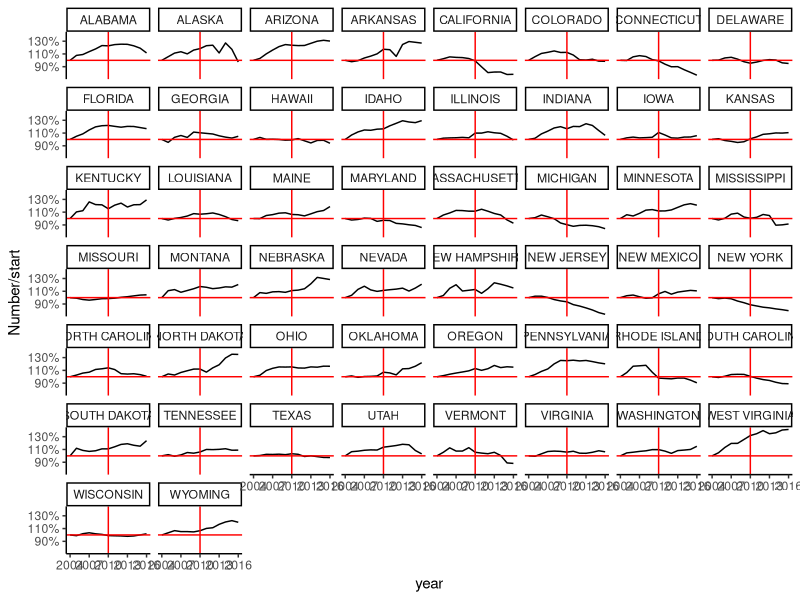
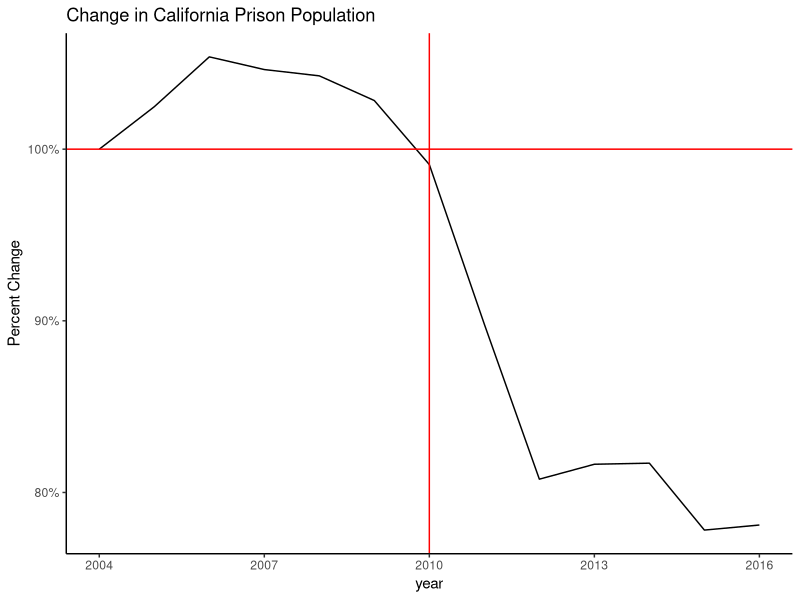
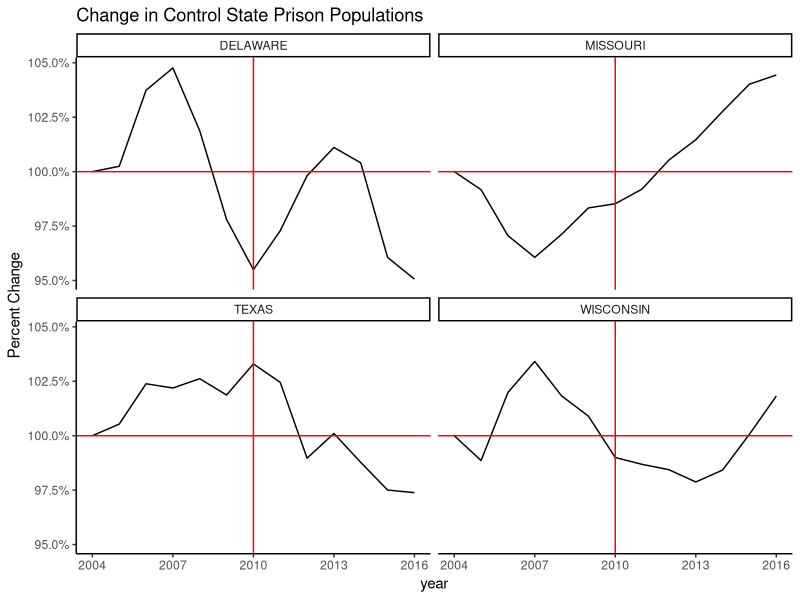
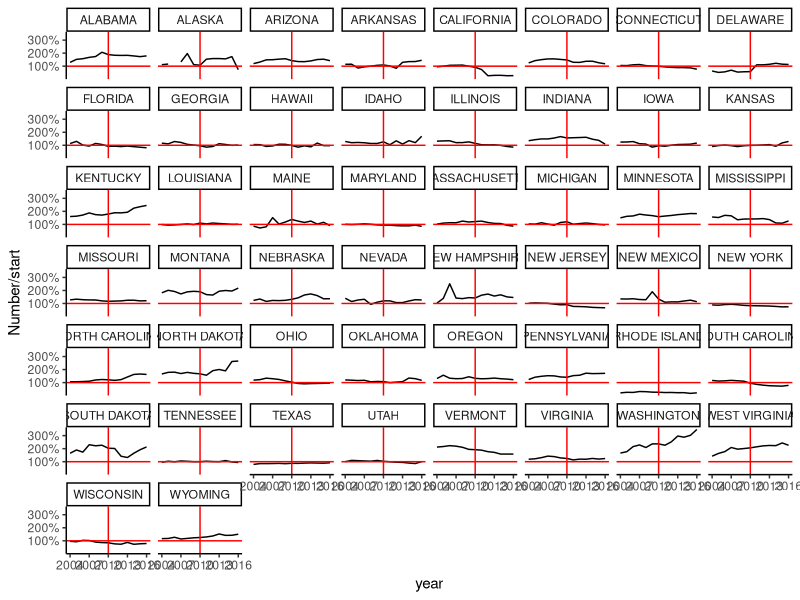
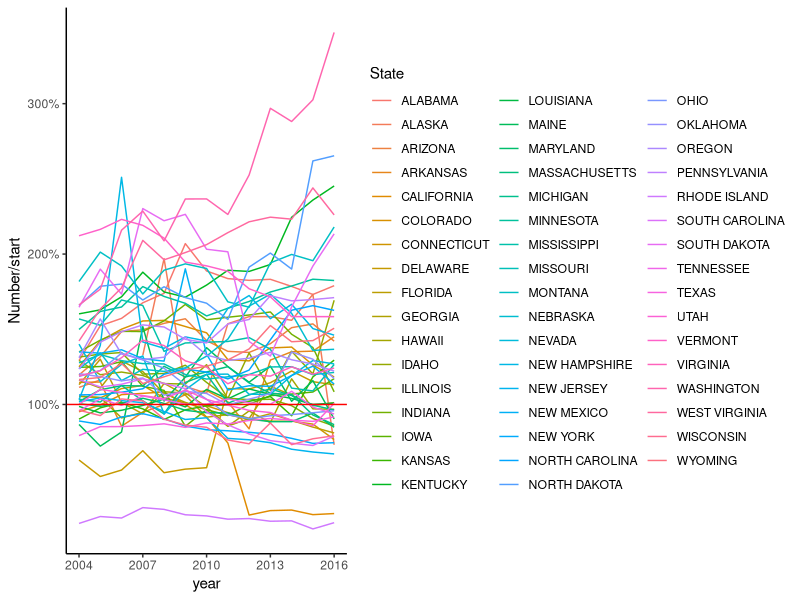
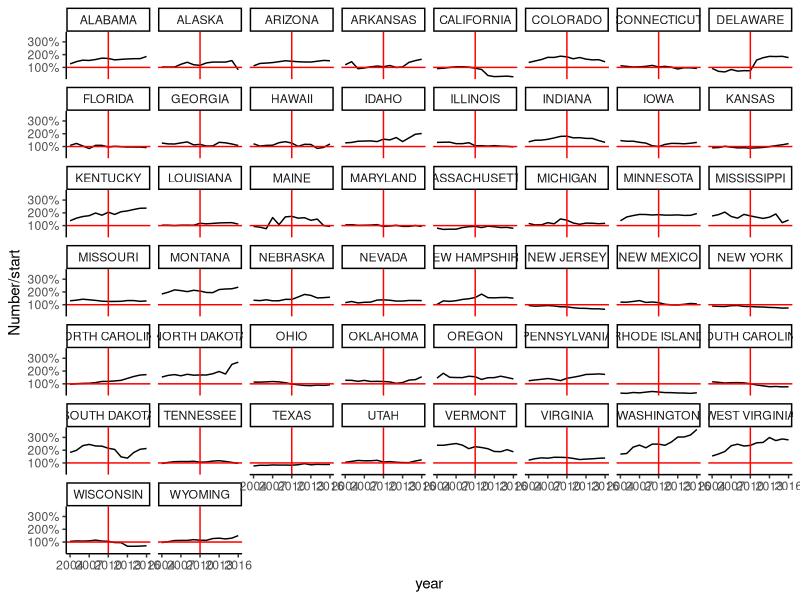
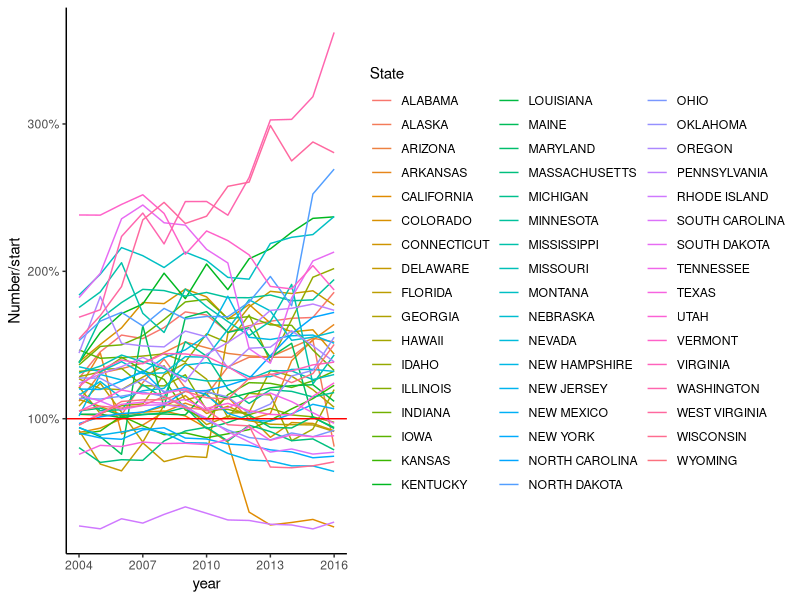
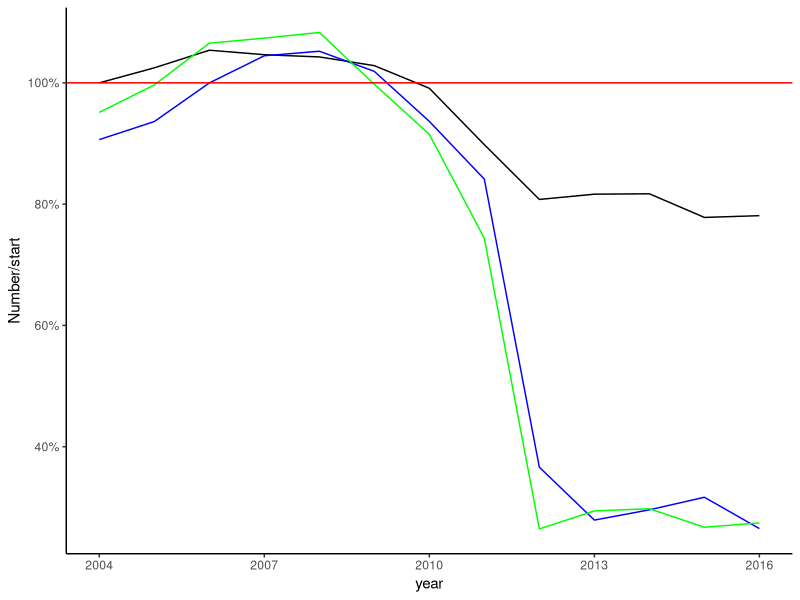

The R script that drew these images, in order:
## ---- chunk 1
library(dplyr)
library(ggplot2)
library(tidyr)
## ---- chunk 2
allState <- read.csv("allState.csv")
allState <- allState %>% mutate(start = X2004)
Statelong <- allState %>% 
  pivot_longer(
    cols = `X1978`:`X2019`, 
    names_to = "year",
    values_to = "Number"
)
Statelong <- Statelong %>% mutate(year = as.numeric(sub("X","", year)))
StatelongShort <- Statelong %>% filter(year > 2003, year < 2017)
StatelongShort <- StatelongShort %>% mutate(Percent = Number/start)
## ---- chunk 3
timeSeries <- read.csv("popTimeSeries.csv")
## ---- chunk 4
timeSeries <- timeSeries %>% mutate(start = X2004)
## ---- chunk 5
long <- timeSeries %>% 
  pivot_longer(
    cols = `X1978`:`X2019`, 
    names_to = "year",
    values_to = "Number"
)
## ---- chunk 6
long <- long %>% mutate(year = as.numeric(sub("X","", year)))
## ---- chunk 7
longShort <- long %>% filter(year > 2003, year < 2017)
## ---- chunk 8
#1.0537717 furthest california ever got before 2011
longShort <- longShort %>% mutate(Percent = Number/start)
longShort <- longShort %>% mutate(AbsPercent = abs(Percent - 1))
## ---- chunk 9
Controls <- longShort %>% filter(year < 2011)
Controls <- Controls  %>% filter(AbsPercent > 0.053)
## ---- chunk 10
# Plot 1: 
ggplot(data = longShort, aes(y= Number/start, x = year)) + geom_line() + 
  facet_wrap(~State) + 
  geom_hline(yintercept=1, color="Red") + geom_vline(xintercept=2010, color="Red") + scale_y_continuous(labels = scales::percent)+
  theme_classic()
## ---- chunk 11
# Plot 1: 
ggplot(data = longShort %>% filter(State=="CALIFORNIA"), aes(y= Number/start, x = year)) + geom_line() + 
  geom_hline(yintercept=1, color="Red") + geom_vline(xintercept=2010, color="Red") + scale_y_continuous(labels = scales::percent)+ labs(title = "Change in California Prison Population", y="Percent Change") +
  theme_classic()
## ---- chunk 12
# Plot 1: 
ggplot(data = longShort %>% filter(State=="TEXAS" | State == "MISSOURI" | State=="DELAWARE" | State == "WISCONSIN"), aes(y= Number/start, x = year)) + geom_line() + facet_wrap(~State) +
  geom_hline(yintercept=1, color="Red") + geom_vline(xintercept=2010, color="Red") + scale_y_continuous(labels = scales::percent)+ labs(title = "Change in Control State Prison Populations", y="Percent Change") +
  theme_classic()
## ---- chunk 13
Admissions <- read.csv("Admissions.csv")
## ---- chunk 14
Admissions <- Admissions %>% mutate(start = X2000)
## ---- chunk 15
Admissions[Admissions=="*"] <- NA
Admissions <- Admissions %>% mutate(X1994 = as.numeric(X1994), X2006 = as.numeric(X2006))
## ---- chunk 16
longAdmissions <- Admissions %>% 
  pivot_longer(
    cols = `X1978`:`X2019`, 
    names_to = "year",
    values_to = "Number"
)
## ---- chunk 17
longAdmissions <- longAdmissions %>% mutate(year = as.numeric(sub("X","", year)))
## ---- chunk 18
longShortAdmissions <- longAdmissions %>% filter(year > 2003, year < 2017)
## ---- chunk 19
# Plot 1: 
ggplot(data = longShortAdmissions, aes(y= Number/start, x = year)) + geom_line() + 
  facet_wrap(~State) + 
  geom_hline(yintercept=1, color="Red") + geom_vline(xintercept=2010, color="Red") + scale_y_continuous(labels = scales::percent)+
  theme_classic()
## ---- chunk 20
# Plot 2: 
ggplot(data = longShortAdmissions, aes(y= Number/start, x = year, color=State)) + geom_line() + 
  geom_hline(yintercept=1, color="Red") + scale_y_continuous(labels = scales::percent)+ 
  theme_classic()
## ---- chunk 21
Releases <- read.csv("releases.csv")
## ---- chunk 22
Releases <- Releases %>% mutate(start = X2000)
## ---- chunk 23
Releases[Releases=="*"] <- NA
Releases <- Releases %>% mutate(X1994 = as.numeric(X1994))
## ---- chunk 24
longReleases <- Releases %>% 
  pivot_longer(
    cols = `X1978`:`X2019`, 
    names_to = "year",
    values_to = "Number"
)
## ---- chunk 25
longReleases <- longReleases %>% mutate(year = as.numeric(sub("X","", year)))
## ---- chunk 26
longShortReleases <- longReleases %>% filter(year > 2003, year < 2017)
## ---- chunk 27
# Plot 1: 
ggplot(data = longShortReleases, aes(y= Number/start, x = year)) + geom_line() + 
  facet_wrap(~State) + 
  geom_hline(yintercept=1, color="Red") + geom_vline(xintercept=2010, color="Red") + scale_y_continuous(labels = scales::percent)+
  theme_classic()
## ---- chunk 28
# Plot 2: 
ggplot(data = longShortReleases, aes(y= Number/start, x = year, color=State)) + geom_line() + 
  geom_hline(yintercept=1, color="Red") + scale_y_continuous(labels = scales::percent)+ 
  theme_classic()
## ---- chunk 29
CaliPop <- longShort %>% filter(State=="CALIFORNIA")
CaliRel <- longShortReleases %>% filter(State=="CALIFORNIA")
CaliAdm <- longShortAdmissions %>% filter(State=="CALIFORNIA")
ggplot() + geom_line(data = CaliPop, aes(y= Number/start, x = year)) + geom_line(data = CaliRel, aes(y= Number/start, x = year), color="Blue") + geom_line(data = CaliAdm, aes(y= Number/start, x = year), color="Green") +
  geom_hline(yintercept=1, color="Red") + scale_y_continuous(labels = scales::percent)+ 
  theme_classic()
## ---- chunk 30
